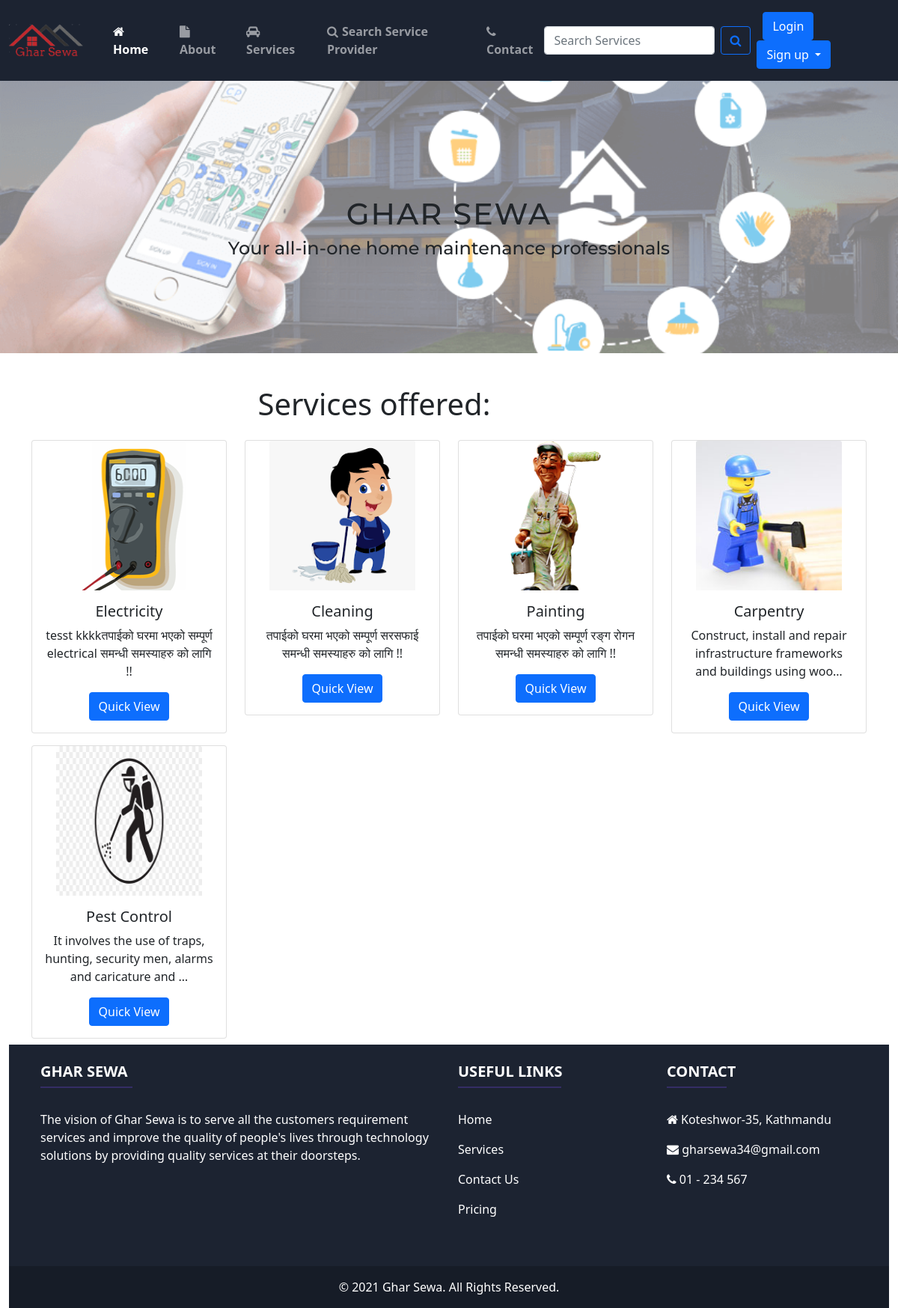
Page /services/ on the committed database.
### home/models.py (models this page shows, shortened)
class Service(models.Model):
    service_id = models.AutoField(primary_key=True)
    service_name = models.CharField(max_length=50)
    service_desc = models.TextField()
    image = models.FileField(null=True)
    pub_date = models.DateField(auto_now_add=True)

### home/views.py (the view)
# urls.py: path('services/', views.services, name='services'),
def services(request):
    services = Service.objects.all()
    return render(request, 'services.html', {'services': services})

### templates/services.html (shortened to what this page needs)
{% extends 'base.html' %}
{% load static %}
{% block body %}
<div class="container-fluid">
    <div class="service-header">
        <div class="service-header-content">
            <h1>Ghar Sewa</h1>
            <h4>Your all-in-one home maintenance professionals</h4>
        </div>
    </div>
    <div class="my-2">
        <div class="row">
            <div class="col-md-10">
                <h1 class="text-center serv">Services offered: </h1>
            </div>
        </div>
    </div>
    <div class="main-box container">
        <div class="row card-row">
            {% for i in services %}
            <div class=" col-lg-3 col-md-4 col-sm-12">
                <div class="card my-2">
                    <img class="card-img-top image-thumbnail w-75 m-auto" src="/media/{{i.image}}" alt="Services"
                        style="height: 200px;">
                    <div class="card-body text-center">
                        <h5 class="card-title">{{i.service_name}}</h5>
                        <p class="card-text">{{i.service_desc|truncatechars:80}}</p>
                        <a href="/services/{{i.service_id}}" class="btn btn-primary">Quick View</a>
                    </div>
                </div>
            </div>
            {% endfor %}
        </div>
    </div>
    {% endblock body %}

### static/css/style.css (style rules this page uses)
:root { --font1: "Montserrat"; --font2: "Roboto Slab"; --color1: #708ce7; }
* { box-sizing: border-box; margin: 0; padding: 0; }
html { scroll-behavior: smooth; }
body { overflow-x: hidden; line-height: 1.5; }
img { display: block; }
.row { justify-content: space-between; }
.service-header { min-height: 50vh; display: flex; flex-direction: column; justify-content: center; align-items: center; line-height: 2; }
.service-header::before { content: ""; background: url('../img/services/serbg.png') no-repeat center; background-size: cover; position: absolute; height: 52vh; width: 100%; top: 7vh; z-index: -1; opacity: 0.5; }
.service-header-content { text-align: center; font-weight: bold; font-family: var(--font1); }
.service-header-content h1 { letter-spacing: 2px; text-transform: uppercase; }
.main-box { display: flex; justify-content: center; flex-wrap: wrap; }
.m-auto { margin: auto; }

### templates/base.html (style rules this page uses)
a { text-decoration: none; }

### templates/services.html (style rules this page uses)
.image-thumbnail { display: block; height: 26vh; }
.card-row { justify-content: flex-start; }

### rows in the picture
Service: image (picture), service_name "Electricity", service_desc "tesst kkkkतपाईको घरमा भएको सम्पूर्ण electrical समन्धी समस्याहरु को लागि !!"
Service: image (picture), service_name "Cleaning", service_desc "तपाईको घरमा भएको सम्पूर्ण सरसफाई समन्धी समस्याहरु को लागि !!"
Service: image (picture), service_name "Painting", service_desc "तपाईको घरमा भएको सम्पूर्ण रङ्ग रोगन समन्धी समस्याहरु को लागि !!"
Service: image (picture), service_name "Carpentry", service_desc "Construct, install and repair infrastructure frameworks and buildings using woo…"
Service: image (picture), service_name "Pest Control", service_desc "It involves the use of traps, hunting, security men, alarms and caricature and …"
